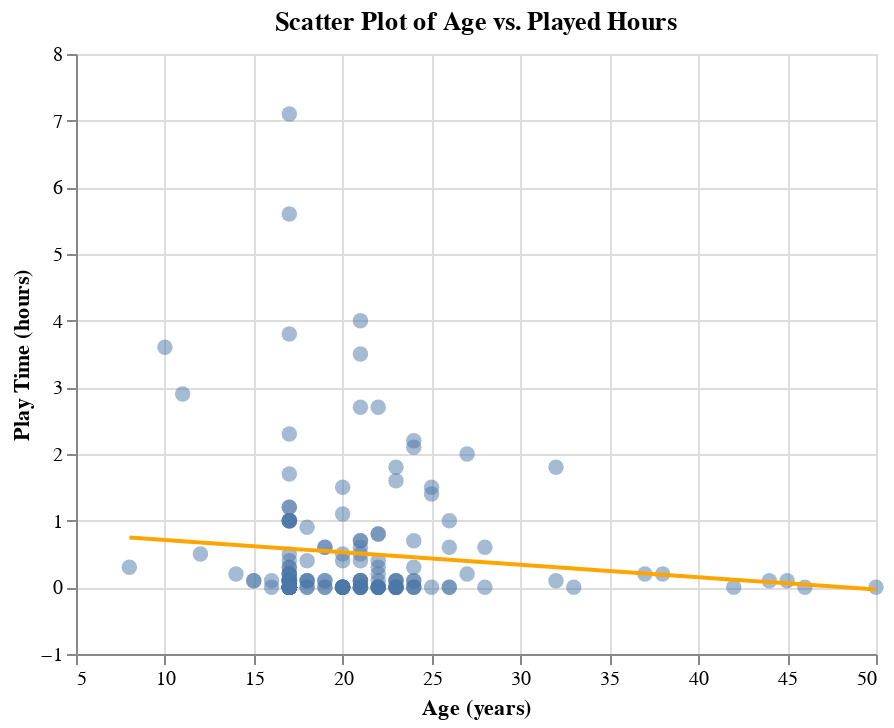

This figure's notebook cell:
### Code cell
lr_players_predictions_train = train_df.assign(predicted=lr_train_predictions, set="Train")
lr_players_predictions_test = test_df.assign(predicted=lr_test_predictions, set="Test")

lr_combined_data = pd.concat([lr_players_predictions_train, lr_players_predictions_test], ignore_index=True)

# display only 5 columns
lr_combined_data.sample(n=5, random_state=3)

lr_chart = alt.Chart(lr_combined_data).mark_circle(size=60, opacity=0.5).encode(
    alt.X('age:Q', title='Age (years)').scale(zero=False),
    alt.Y('played_hours:Q', title='Play Time (hours)'),
    tooltip=['age', 'played_hours']
).properties(
    title='Scatter Plot of Age vs. Played Hours',
    width=400,
    height=300
) + alt.Chart(lr_combined_data).mark_line(color="orange").encode(
    x="age",
    y="predicted"
)

lr_chart

### Figure 1 — Vega-Lite specification as saved in the notebook (floating-point values rounded to 4 significant figures; data arrays with more than 128 entries replaced by an {"elided": "..."} marker saying what was removed)
{"config": {"view": {"continuousWidth": 300, "continuousHeight": 300}}, "layer": [{"mark": {"type": "circle", "opacity": 0.5, "size": 60}, "encoding": {"tooltip": [{"field": "age", "type": "quantitative"}, {"field": "played_hours", "type": "quantitative"}], "x": {"field": "age", "scale": {"zero": false}, "title": "Age (years)", "type": "quantitative"}, "y": {"field": "played_hours", "title": "Play Time (hours)", "type": "quantitative"}}, "title": "Scatter Plot of Age vs. Played Hours"}, {"mark": {"type": "line", "color": "orange"}, "encoding": {"x": {"field": "age", "type": "quantitative"}, "y": {"field": "predicted", "type": "quantitative"}}}], "data": {"name": "data-19d14ad8d391c94723631695dd1fdef2"}, "height": 300, "width": 400, "$schema": "https://vega.github.io/schema/vega-lite/v5.20.1.json", "datasets": {"data-19d14ad8d391c94723631695dd1fdef2": {"elided": "181 records"}}}
